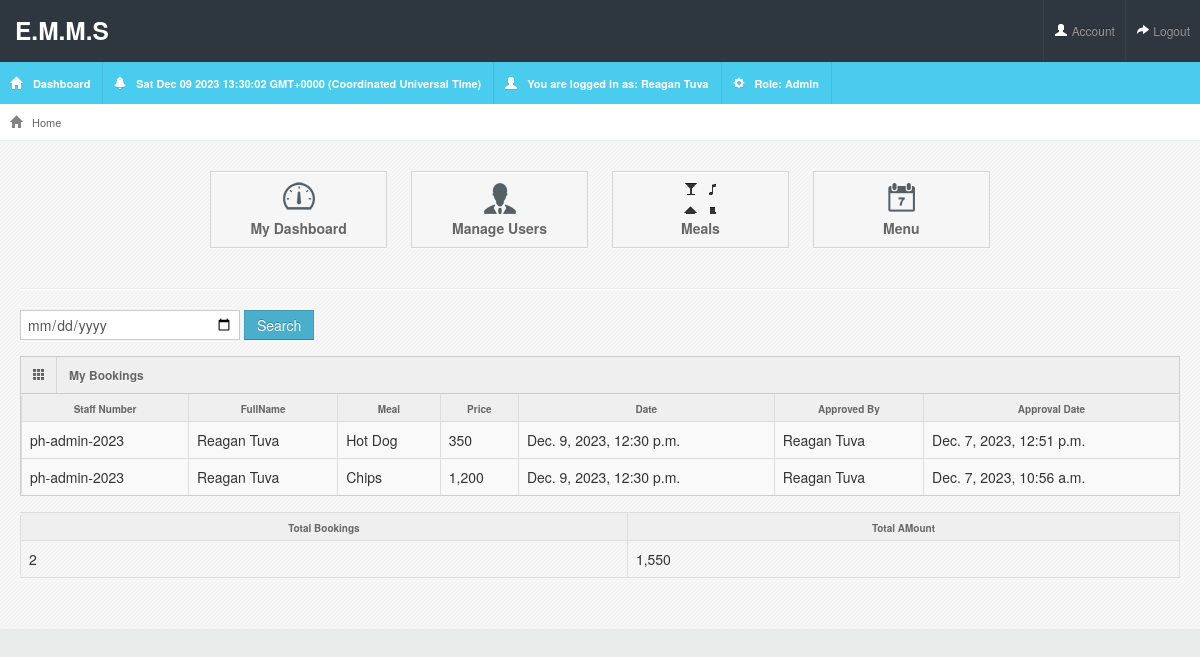
/meals/my-bookings/ (signed in), run on the app's committed database.
### accounts/models.py (models this page shows, shortened)
class Account(AbstractBaseUser):
    first_name = models.CharField(max_length=50)
    last_name = models.CharField(max_length=50)
    username = models.CharField(max_length=50, unique=True)
    staff_number = models.CharField(max_length=50, unique=True)
    email = models.EmailField(max_length=100, unique=True)
    phone_number = models.CharField(max_length=50, unique=True)
    date_joined = models.DateTimeField(auto_now_add=True)
    last_login = models.DateTimeField(auto_now_add=True)
    is_active = models.BooleanField(default=True)
    is_staff = models.BooleanField(default=True)
    is_cook = models.BooleanField(default=False)
    is_chef = models.BooleanField(default=False)
    is_admin = models.BooleanField(default=False)
    is_superadmin = models.BooleanField(default=False)
    USERNAME_FIELD = 'staff_number'
    REQUIRED_FIELDS = ['username', 'email', 'first_name', 'last_name', 'phone_number']
    objects = MyAccountManager()
    class Meta:
        ordering = ['-id']

### meals/models.py (models this page shows, shortened)
class Bookings(models.Model):
    owner = models.ForeignKey(BookingRequest, on_delete=models.CASCADE, null=True)
    approved_by = models.ForeignKey(Account, on_delete=models.CASCADE)
    menu = models.ForeignKey(Menu, on_delete=models.CASCADE)
    is_complete = models.BooleanField(default=False)
    created_at = models.DateTimeField(auto_now_add=True)
    updated_at = models.DateTimeField(auto_now=True)
    id = models.UUIDField(default=uuid.uuid4, unique=True, primary_key=True, editable=False)
    class Meta:
        ordering = ['-created_at']

class BookingRequest(models.Model):
    owner = models.ForeignKey(Account, on_delete=models.CASCADE)
    menu = models.ForeignKey(Menu, on_delete=models.CASCADE)
    is_verified = models.BooleanField(default=False)
    created_at = models.DateTimeField(auto_now_add=True)
    updated_at = models.DateTimeField(auto_now=True)
    id = models.UUIDField(default=uuid.uuid4, unique=True, primary_key=True, editable=False)
    class Meta:
        ordering = ['-created_at']

class Menu(models.Model):
    owner = models.ForeignKey(Account, on_delete=models.CASCADE)
    meal = models.ForeignKey(Meal, on_delete=models.CASCADE)
    date = models.DateTimeField(max_length=200)
    created_at = models.DateTimeField(auto_now_add=True)
    updated_at = models.DateTimeField(auto_now=True)
    id = models.UUIDField(default=uuid.uuid4, unique=True, primary_key=True, editable=False)
    class Meta:
        ordering = ['-created_at']

class Meal(models.Model):
    owner = models.ForeignKey(Account, on_delete=models.CASCADE)
    meal_name = models.CharField(max_length=200)
    image = models.ImageField(blank=True, upload_to='meals', default="meals/default.png")
    amount = models.IntegerField()
    created_at = models.DateTimeField(auto_now_add=True)
    updated_at = models.DateTimeField(auto_now=True)
    id = models.UUIDField(default=uuid.uuid4, unique=True, primary_key=True, editable=False)
    class Meta:
        ordering = ['-created_at']

### meals/views.py (the view)
# urls.py: path('my-bookings/', views.myBookings, name="my-bookings"),
@login_required(login_url= 'login')
def myBookings(request):
     user = request.user
     if  user.is_staff == True:
        profile = request.user.userprofile
        bookings = Bookings.objects.filter(is_complete=True, owner__owner=user)
        bookings_count = Bookings.objects.filter(is_complete=True, owner__owner=user).count()
        total_price = Bookings.objects.filter(is_complete=True, owner__owner=user).aggregate(Sum('menu__meal__amount'))
        tot = total_price['menu__meal__amount__sum']
        context = {
            'bookings': bookings,
            'bookings_count': bookings_count,
            'tot': tot
        }
        return render(request, 'meals/my-bookings.html', context)
     else:
         messages.error(request, "Access Route Denied!")
         return redirect('dashboard')

### meals/templates/meals/my-bookings.html (shortened to what this page needs)
{% extends 'main.html' %}
{% load static %}
{%block content%}
<form action="" class="form-inline" method="get">
  <input class="form-control mr-sm-6" type="date" value="{{search_query}}" name="search_query"  placeholder="Search" aria-label="Search" required>
  <button class="btn btn-info" type="submit">Search</button>
</form>
<div class="row-fluid">
    <div class="span12">
      <div class="widget-box">
        <div class="widget-title">
           <span class="icon"><i class="icon-th"></i></span>
          <h5>My Bookings</h5>
        </div>
        <div class="widget-content nopadding">
          <table class="table table-bordered data-table">
            <thead>
              <tr>
                <th>Staff Number</th>
                <th>FullName</th>
                <th>Meal</th>
                <th>Price</th>
                <th>Date</th>
                <th>Approved By</th>
                <th>Approval Date</th>
              </tr>
            </thead>
            <tbody>
              {% for booking in bookings %}
           <tr >
              <td> {{booking.owner.owner.staff_number}} </td>
              <td> {{booking.owner.owner.first_name}}  {{booking.owner.owner.last_name}}</td>
              <td> {{booking.menu.meal.meal_name}} </td>
              {% load humanize %}
              <td> {{booking.menu.meal.amount|floatformat|intcomma}} </td>
              <td> {{booking.menu.date}} </td>
              <td>{{booking.approved_by.first_name}} {{booking.approved_by.last_name}}</td>
              <td>{{booking.created_at}}</td>
            </tr>
            {% endfor %}
            </tbody>
          </table>
        </div>
        </div>
        <table class="table table-bordered data-table">
            <thead>
              <tr>
                <th>Total Bookings</th>
                <th>Total AMount</th>
                </tr>
            </thead>
            <tbody>
                <tr>
                    <td>{{bookings_count}}</td>
                    {% load humanize %}
                    <td>{{tot|floatformat|intcomma}}</td>
                </tr>
            </tbody>
             </table>
  </div>
</div>
{%endblock%}

### templates/main.html (shortened to what this page needs)
<!DOCTYPE html>
{% load static %}
<html lang="en">
<head>
<link rel="stylesheet" href="{% static 'assets/css/bootstrap.min.css' %}" />
<link rel="stylesheet" href="{% static 'assets/css/bootstrap-responsive.min.css' %}" />
<link rel="stylesheet" href="{% static 'assets/css/fullcalendar.css' %}" />
<link rel="stylesheet" href="{% static 'assets/css/maruti-style.css' %}" />
<link rel="stylesheet" href="{% static 'assets/css/maruti-media.css' %}" class="skin-color" />
</head>
<body onload=display_ct();>
<div id="header">
    <h3><a href="{% url 'dashboard' %}">E.M.M.S</a></h3>
  </div>
  <div id="user-nav" class="navbar navbar-inverse">
    <ul class="nav">
      <li class="" ><a title="" href="{% url 'my-account' %}"><i class="icon icon-user"></i> <span class="text">Account</span></a></li>
      <li class=""><a title="" href="{% url 'logout' %}"><i class="icon icon-share-alt"></i> <span class="text">Logout</span></a></li>
    </ul>
  </div>
  <div id="sidebar"><a href="{% url 'dashboard' %}" class="visible-phone"> Dashboard</a><ul>
      <li class="active"><a href="{% url 'dashboard' %}"><i class="icon icon-home"></i> <span>Dashboard</span></a> </li>
      <li class="active"><a href=""><i class="icon icon-bell"></i> <span id='ct'></span></a> </li>
      <li class="active"><a href=""><i class="icon icon-user"></i> <span>You are logged in as: {{request.user.first_name}} {{request.user.last_name}}</span></a> </li>
      <li class="active"><a href=""><i class="icon icon-cog"></i> <span>Role: {% if request.user.is_admin %} Admin{% elif request.user.is_chef %} Chef{% elif request.user.is_cook %} Cook{% else %} Staff{% endif %}</span></a> </li>
    </ul>
  </div>
  <div id="content">
    <div id="content-header">
      <div id="breadcrumb"> <a href="{% url 'dashboard' %}" title="Go to Home" class="tip-bottom"><i class="icon-home"></i> Home</a></div>
    </div>
    <div class="container-fluid">
  {% include 'includes/navbar.html' %}
  {% block content%}{% endblock %}
    </div>
</div>
</body>
</html>

### static/assets/css/maruti-style.css (style rules this page uses)
* { outline:none !important; -moz-outline: none !important; }
body { overflow-x: hidden; margin-top: -10px; }
select, textarea, input[type="text"], input[type="password"], input[type="datetime"], input[type="datetime-local"], input[type="date"], input[type="month"], input[type="time"], input[type="week"], input[type="number"], input[type="email"], input[type="url"], input[type="search"], input[type="tel"], input[type="color"], .uneditable-input, .label, .dropdown-menu, .btn, .well, .progress, .table-bordered, .btn-group > .btn:first-child, .btn-group > .btn:last-child, .btn-group > .btn:last-child, .btn-group > .dropdown-toggle, .alert { border-radius:0px; }
.btn, textarea, input[type="text"], input[type="password"], input[type="datetime"], input[type="datetime-local"], input[type="date"], input[type="month"], input[type="time"], input[type="week"], input[type="number"], input[type="email"], input[type="url"], input[type="search"], input[type="tel"], input[type="color"], .uneditable-input { box-shadow:none; }
.progress, .progress-success .bar, .progress .bar-success, .progress-warning .bar, .progress .bar-warning, .progress-danger .bar, .progress .bar-danger, .progress-info .bar, .progress .bar-info, .btn, .btn-primary { background-image:none; }
#header { height: 62px; position: relative; width: 100%; z-index: -7; }
#header h3 a { display: block; color: #ffffff; padding-top: 10px; padding-left: 15px; }
#sidebar { width:100%; background:#49cced; position:absolute; clear:both; top:62px; }
#sidebar > ul { margin:0px; padding:0px; width:100%; display:block; z-index:999; }
#sidebar > ul > li { list-style-type:none; float:left; display:block; margin:0px; border-right:1px solid #41bedd; position:relative; padding:10px; cursor:pointer }
#sidebar > ul > li a { padding:12px 0; }
#sidebar > ul li span { cursor:pointer; margin:0px 2px 0 5px; font-weight:bold; color:#fff; font-size:11px; }
#sidebar > ul li a i { background-image: url("../img/glyphicons-halflings-white.png"); margin-top:4px; vertical-align: top; }
#user-nav { position: absolute; right:0px; top: 0px; z-index:11; margin: 0; }
#user-nav > ul { margin: 0; padding: 0; list-style: none; }
#user-nav > ul > li { float: left; list-style-type: none; margin: 0; position: relative; padding:6px 0; background:#2e363f; border-left:1px solid #363e48; }
#user-nav > ul > li > a { padding: 15px 10px; display: block; font-size: 12px; }
#user-nav > ul > li > a > i, #sidebar li a i { vertical-align: top; background-image: url('../img/glyphicons-halflings-white.png'); margin-top: 2px; }
#content { background:url(../images/backgrounds/bodyBg.png) repeat #fff; margin-left:0px; margin-right: 0; margin-top:80px; padding-bottom: 25px; position: relative; min-height: 500px; width: auto; }
#content-header { position: abslute; width: 100%; margin-top: -38px; z-index: 20; }
#breadcrumb { background-color: #fff; border-bottom: 1px solid #e3ebed; }
#breadcrumb a { padding: 8px 20px 8px 10px; display: inline-block; background-image: url('../img/breadcrumb.png'); background-position: center right; background-repeat: no-repeat; font-size: 11px; color: #666666; }
#breadcrumb a:last-child { background-image:none; }
#breadcrumb a i { margin-right: 5px; opacity: .6; }
.widget-box { background: none repeat scroll 0 0 #F9F9F9; border-top: 1px solid #CDCDCD; border-left: 1px solid #CDCDCD; border-right: 1px solid #CDCDCD; clear: both; margin-top: 16px; margin-bottom: 16px; position: relative; }
.widget-title, .modal-header, .table th, div.dataTables_wrapper .ui-widget-header { background-color: #efefef; border-bottom: 1px solid #CDCDCD; height: 36px; }
.widget-title span.icon { border-right: 1px solid #cdcdcd; padding: 9px 10px 7px 11px; float: left; opacity: .7; }
.widget-title h5 { color: #666666; text-shadow: 0 1px 0 #ffffff; float: left; font-size: 12px; font-weight: bold; padding: 12px; line-height: 12px; margin: 0; }
.widget-content { padding: 12px 15px; border-bottom: 1px solid #cdcdcd; }
.table th { height: auto; font-size: 10px; padding: 5px 10px 2px; border-bottom: 0; text-align: center; color: #666666; }
.nopadding { padding: 0 !important; }
.nopadding .table { margin-bottom: 0; }
.nopadding .table-bordered { border: 0; }
form { margin-bottom: 0; }

### static/assets/css/maruti-media.css (style rules this page uses)
body { background:#eaecec; }
#header { background-color: #2e363f; margin-top:10px; }

### data on the page
Account: user.first_name "Reagan", user.last_name "Tuva"
Bookings: owner.owner.staff_number "ph-admin-2023", owner.owner.first_name "Reagan", owner.owner.last_name "Tuva", menu.meal.meal_name "Hot Dog", menu.meal.amount "350", menu "Dec. 9, 2023, 12:30 p.m.", approved_by.first_name "Reagan", approved_by.last_name "Tuva", created_at "Dec. 7, 2023, 12:51 p.m."
Bookings: owner.owner.staff_number "ph-admin-2023", owner.owner.first_name "Reagan", owner.owner.last_name "Tuva", menu.meal.meal_name "Chips", menu.meal.amount "1,200", menu "Dec. 9, 2023, 12:30 p.m.", approved_by.first_name "Reagan", approved_by.last_name "Tuva", created_at "Dec. 7, 2023, 10:56 a.m."

### other printed values
{{ bookings_count }} "2"
{{ tot|floatformat|intcomma }} "1,550"
